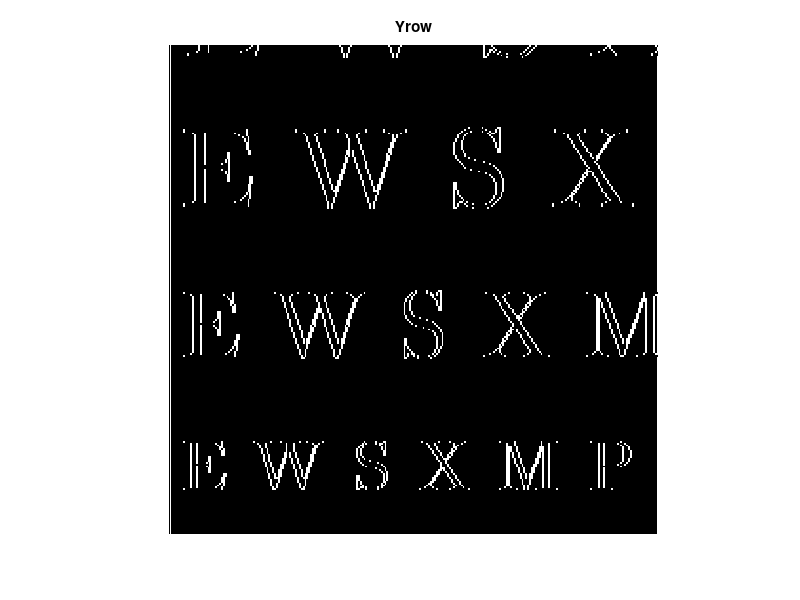
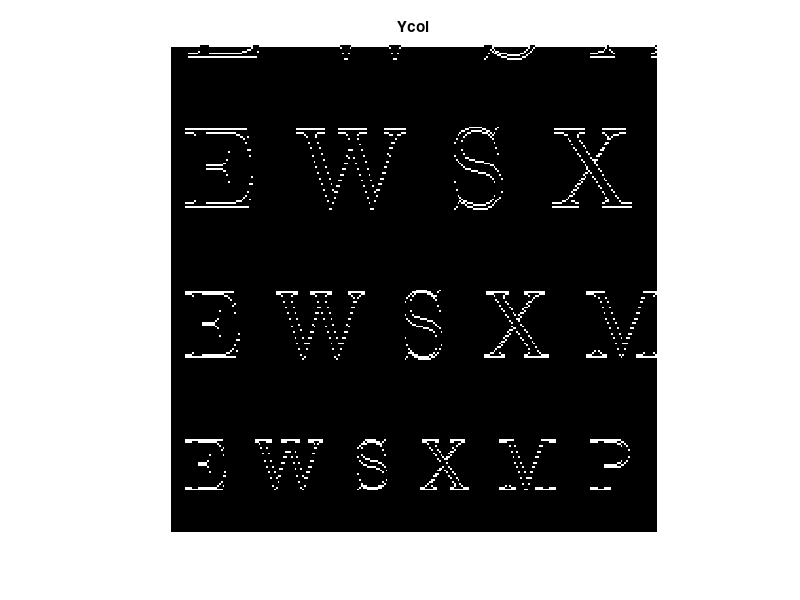
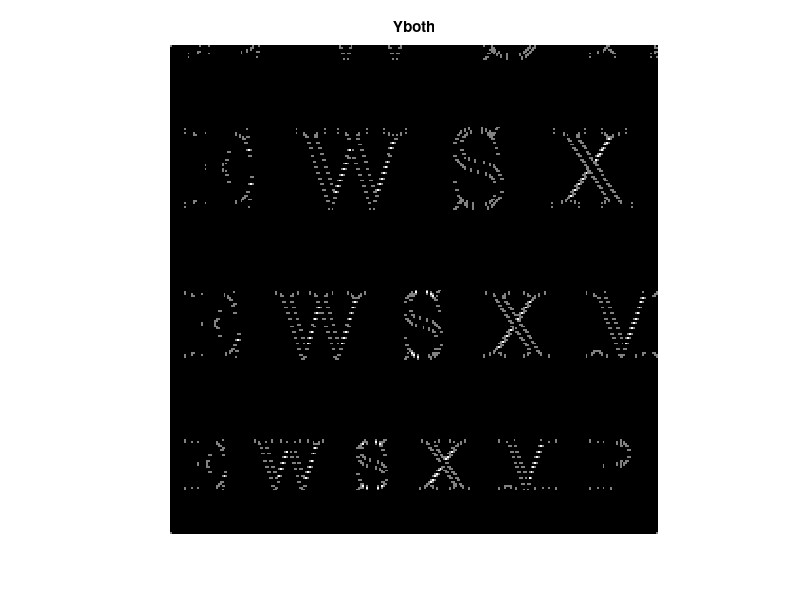
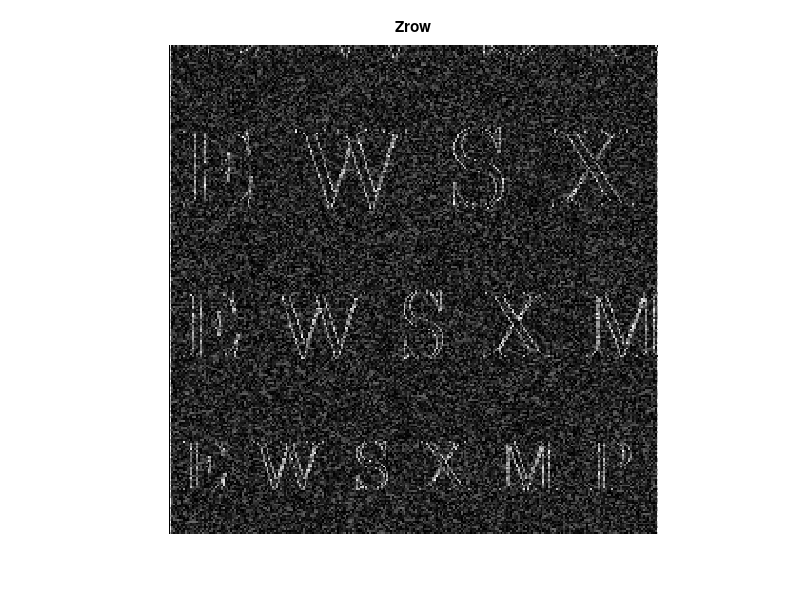

The MATLAB source for these figures, in order:
% Written by Tan Jin Chun
% Last Modified : 11/8/2021
% Lab02T05

clear all;close all;clc

% Question 1
% Loading echart
load echart;

h = [-1 1];
h_transpose = h';

% Question 1(a)
Yrow = conv2(1, h, echart);

% Question 1(b)
Ycol = conv2(h_transpose, 1, echart);

% Question 1(c)
Yboth = conv2(h_transpose, h, echart);

% Question 1(d)
% Displaying the image for Yrow
figure;
imshow(abs(Yrow), []);
title('Yrow');

% Displaying the image for Ycol
figure;
imshow(abs(Ycol), []);
title('Ycol');

% Displaying the image for Yboth
figure;
imshow(abs(Yboth), []);
title('Yboth');

% Question 2
% Getting echartnoisy
echartnoisy = echart + 0.8 * rand(size(echart));

% Question 2(a)
Zrow = conv2(1, h, echartnoisy);

% Question 2(b)
figure;
imshow(abs(Zrow), []);
title('Zrow');

% Question 3
% Question 3(a)
% Sampling Gaussian Function

% Creating one anonymous function
% Based on the equation from the lab notes
gauss_filter = @(n,sigma) (1./(sqrt(2*pi) * sigma)) .* (exp((-n.^2)./(2*sigma.^2)));

% Blurring Filters
n1 = -3:1:3;
n2 = -6:1:6;
n3 = -9:1:9;

% Creating signals h1,h2 and h3
h1 = gauss_filter(n1,1);
h2 = gauss_filter(n2,2);
h3 = gauss_filter(n3,3);

% Question 3(b)
figure;

% First subplot
subplot(3,1,1);
stem(n1, h1);
xlabel('n (time samples)');
ylabel('h_1[n]');
title("Impulse Response of Blur with Sigma = 1");

% Second subplot
subplot(3,1,2);
stem(n2, h2);
xlabel('n (time samples)');
ylabel('h_2[n]');
title("Impulse Response of Blur with Sigma = 2");

% Third subplot
subplot(3,1,3);
stem(n3, h3);
xlabel('n (time samples)');
ylabel('h_3[n]');
title("Impulse Response of Blur with Sigma = 3");

% Question 3(c)
Zblur1 = conv2(h1', h1, echartnoisy);
Zblur2 = conv2(h2', h2, echartnoisy);
Zblur3 = conv2(h3', h3, echartnoisy);

% First Image
figure;
imshow(Zblur1,[]);
title('Zblur1');

% Second Image
figure;
imshow(Zblur2,[]);
title('Zblur2');

% Third Image
figure;
imshow(Zblur3,[]);
title('Zblur3');

% Question 3(d)
Zblur1 = conv2(1, h, Zblur1);
Zblur2 = conv2(1, h, Zblur2);
Zblur3 = conv2(1, h, Zblur3);

% First Image
figure;
imshow(abs(Zblur1),[]);
title('Zblur1 after h filter');

% Second Image
figure;
imshow(abs(Zblur2),[]);
title('Zblur2 after h filter');

% Third Image
figure;
imshow(abs(Zblur3),[]);
title('Zblur3 after h filter');
